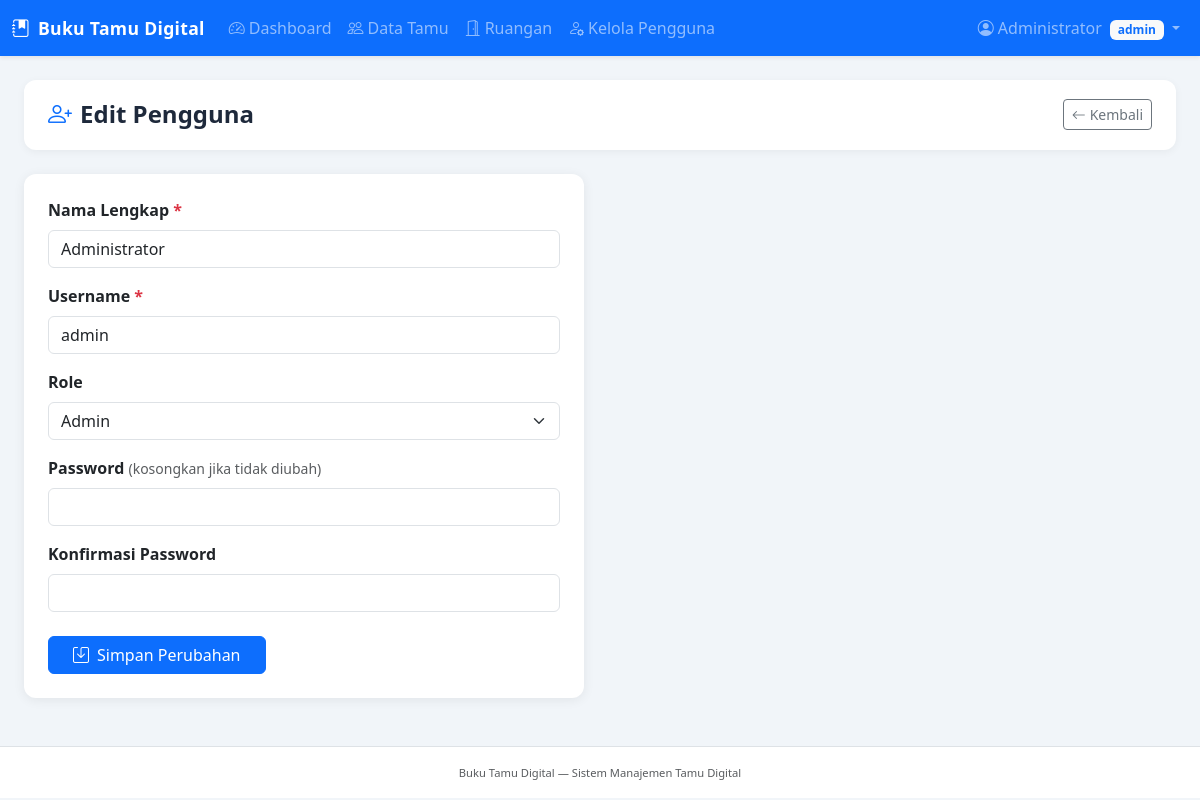
Page /pages/user_form.php?id=3 (signed in) on the committed database.
### tables this page shows
CREATE TABLE `users` (
  `id` int(11) NOT NULL,
  `nama` varchar(100) NOT NULL,
  `username` varchar(50) NOT NULL,
  `password` varchar(255) NOT NULL,
  `role` enum('admin','petugas') DEFAULT 'petugas',
  `created_at` timestamp NOT NULL DEFAULT current_timestamp(),
  `updated_at` timestamp NOT NULL DEFAULT current_timestamp() ON UPDATE current_timestamp()
);

### pages/user_form.php (the view, shortened to what this page needs)
<?php
$conn = getConnection();
$id = isset($_GET['id']) && is_numeric($_GET['id']) ? (int)$_GET['id'] : 0;
$isEdit = $id > 0;
$data = ['nama'=>'','username'=>'','role'=>'petugas'];
if ($isEdit) {
    $stmt = $conn->prepare("SELECT id,nama,username,role FROM users WHERE id=?");
    $stmt->bind_param('i',$id);
    $stmt->execute();
    $fetched = $stmt->get_result()->fetch_assoc();
    $data = $fetched;
}
include __DIR__ . '/../includes/header.php';
?>
<div class="page-header">
    <h4><i class="bi bi-person-plus me-2 text-primary"></i><?= $isEdit ? 'Edit Pengguna' : 'Tambah Pengguna' ?></h4>
    <a href="<?= BASE_URL ?>/pages/users.php" class="btn btn-outline-secondary btn-sm"><i class="bi bi-arrow-left me-1"></i>Kembali</a>
</div>
<div class="card form-card" style="max-width:560px">
    <div class="card-body p-4">
        <form method="POST">
            <div class="mb-3">
                <label class="form-label fw-semibold">Nama Lengkap <span class="text-danger">*</span></label>
                <input type="text" name="nama" class="form-control" value="<?= htmlspecialchars($data['nama']) ?>" required>
            </div>
            <div class="mb-3">
                <label class="form-label fw-semibold">Username <span class="text-danger">*</span></label>
                <input type="text" name="username" class="form-control" value="<?= htmlspecialchars($data['username']) ?>" required>
            </div>
            <div class="mb-3">
                <label class="form-label fw-semibold">Role</label>
                <select name="role" class="form-select">
                    <option value="admin"   <?= $data['role']=='admin'?'selected':'' ?>>Admin</option>
                </select>
            </div>
            <div class="mb-3">
                <label class="form-label fw-semibold">Password <?= $isEdit ? '<small class="text-muted fw-normal">(kosongkan jika tidak diubah)</small>' : '<span class="text-danger">*</span>' ?></label>
                <input type="password" name="password" class="form-control" <?= !$isEdit ? 'required' : '' ?> minlength="6">
            </div>
            <div class="mb-4">
                <label class="form-label fw-semibold">Konfirmasi Password</label>
                <input type="password" name="password_confirm" class="form-control">
            </div>
            <button type="submit" class="btn btn-primary px-4">
                <i class="bi bi-save me-2"></i><?= $isEdit ? 'Simpan Perubahan' : 'Tambah Pengguna' ?>
            </button>
        </form>
    </div>
</div>
<?php include __DIR__ . '/../includes/footer.php'; ?>

### assets/css/style.css (style rules this page uses)
:root { --primary: #0d6efd; --sidebar-bg: #1e293b; }
body { background-color: #f1f5f9; font-family: 'Segoe UI', sans-serif; }
.page-header { background: white; border-radius: 12px; padding: 1.2rem 1.5rem; margin-bottom: 1.5rem; box-shadow: 0 2px 8px rgba(0,0,0,0.05); display: flex; align-items: center; justify-content: space-between; }
.page-header h4 { margin: 0; font-weight: 600; color: #1e293b; }
.form-card { border: none; border-radius: 12px; box-shadow: 0 2px 12px rgba(0,0,0,0.07); }

### rows in the picture
users: nama "Administrator", username "admin", role "Admin"

### other values in the picture
APP_NAME "Buku Tamu Digital"
$_SESSION['nama'] "Administrator"
$_SESSION['role'] "admin"
